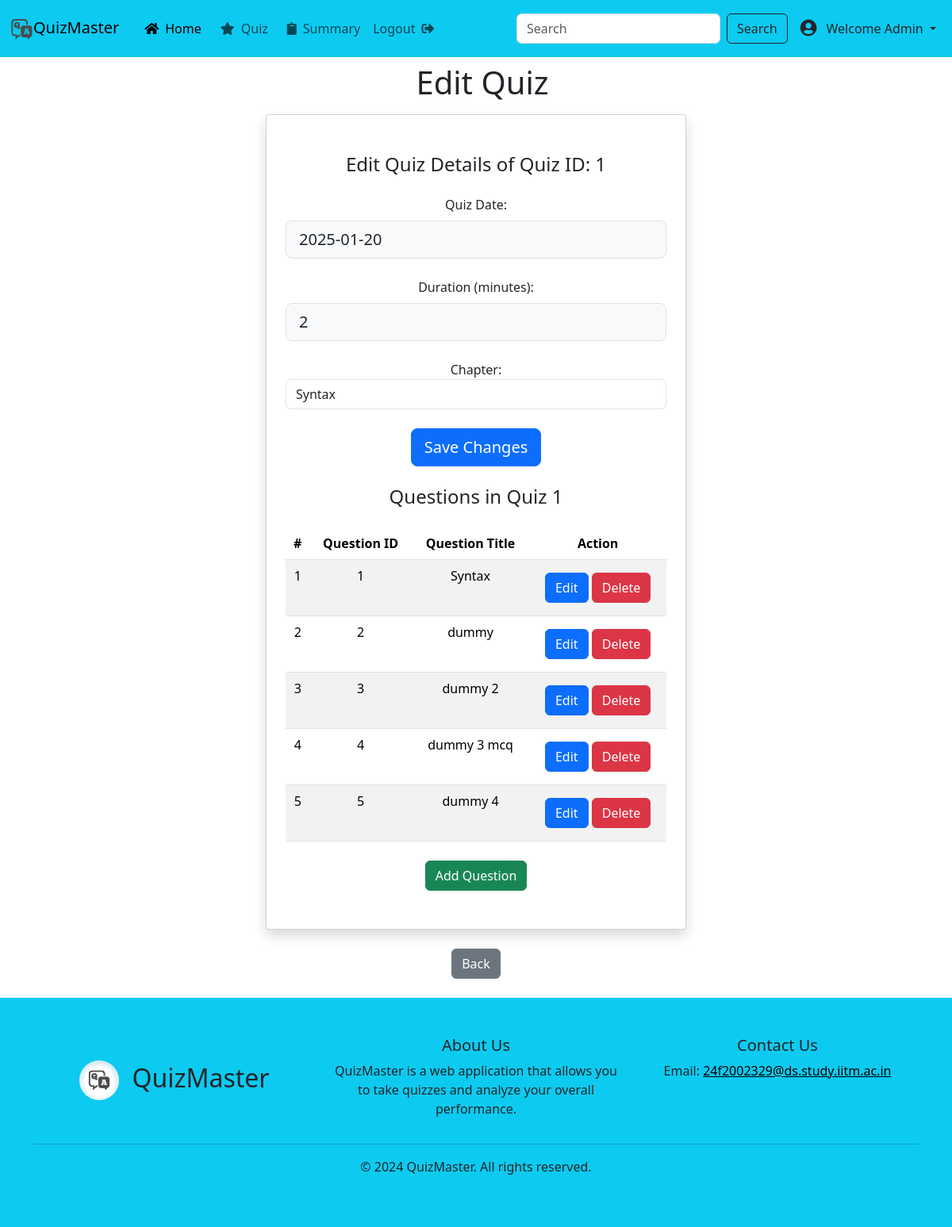
The page /admin/edit_quiz/1 (signed in) on the database as committed earlier.
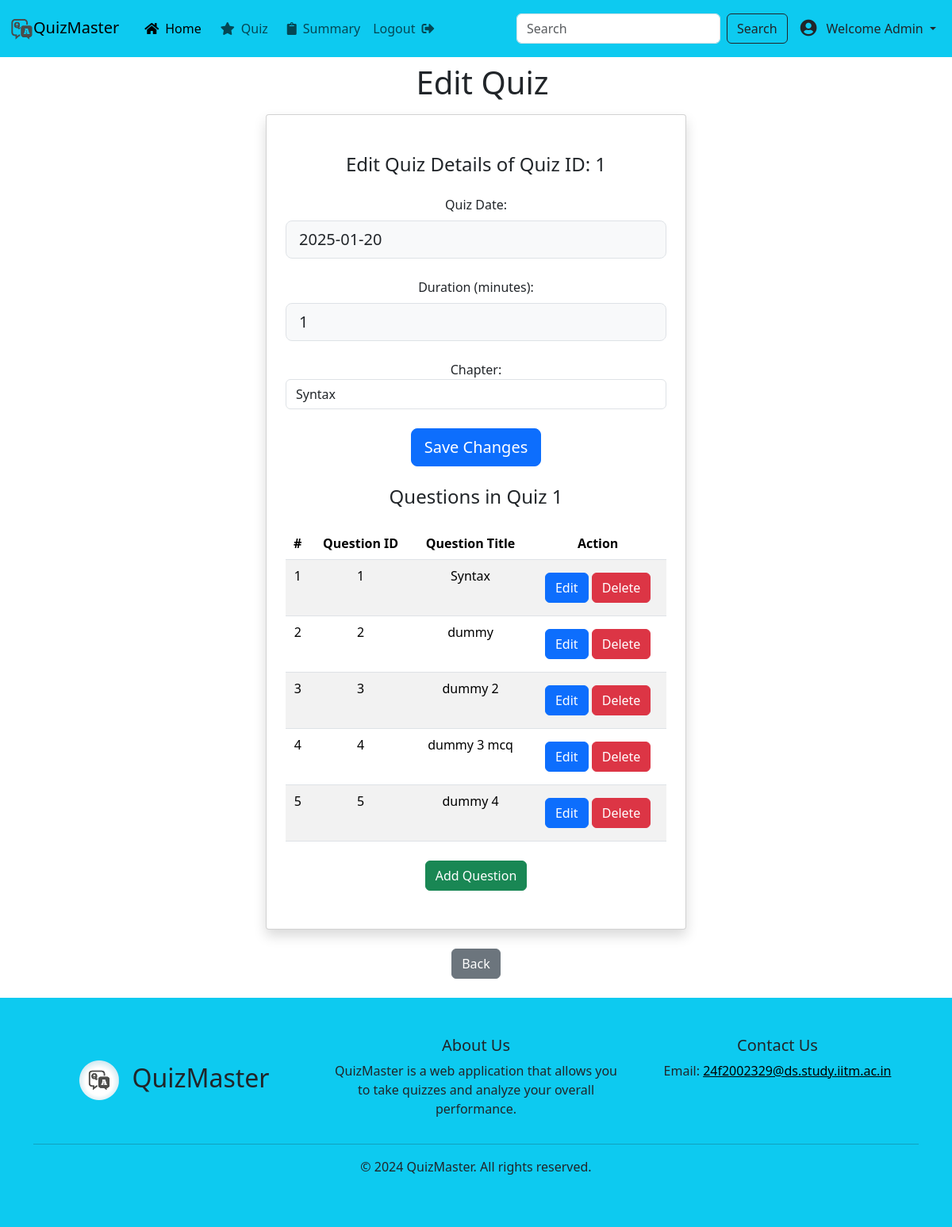
The same page on the database as committed later.
### app/models/models.py (models this page shows)
class Quiz(db.Model):
    id = db.Column(db.Integer, primary_key=True)
    quiz_date = db.Column(db.DateTime, nullable=True)
    duration = db.Column(db.Integer, nullable=False)
    status = db.Column(db.String(20), default='pending')
    chapter_id = db.Column(db.Integer, db.ForeignKey('chapter.id'), nullable=False)
    questions = db.relationship('Question', backref='quiz', lazy=True)

### app/routes/admin.py (the view, shortened to what this page needs)
@admin_blueprint.route('/edit_quiz/<int:quiz_id>', methods=['GET', 'POST'])
def edit_quiz(quiz_id):
    if session.get('role') != 'admin':
        return "Unauthorized", 403
    quiz = Quiz.query.get_or_404(quiz_id)  # Fetch full quiz object
    chapters = Chapter.query.all()
    questions = Question.query.filter_by(quiz_id=quiz_id).all()
    return render_template('admin/edit_quiz.html', quiz=quiz, chapters=chapters, questions=questions)

### app/templates/admin/edit_quiz.html (shortened to what this page needs)
{% extends "base.html" %}
{% block content %}
<section class="vh-90 content">
    <div class="container text-center">
        <div class="row">
            <h1 class="mx-2 my-2">Edit Quiz</h1>
            <div class="col-md-6 mx-auto">
                <div class="card mx-2 my-2 px-2 py-2 shadow ">
                    <div class="card-body">
                        <form action="{{ url_for('admin.edit_quiz', quiz_id=quiz.id) }}" method="POST">
                            <h4 class="mx-2 my-4">Edit Quiz Details of Quiz ID: {{ quiz.id}}</h4>
                            <div class="form-outline mb-4">
                                <label class="form-label" for="quiz_date">Quiz Date:</label>
                                <input type="datetime" id="quiz_date" name="quiz_date" class="form-control form-control-lg bg-light" name="quiz" value="{{ quiz.quiz_date.strftime('%Y-%m-%d') }}" required />
                            </div>
                            <div class="form-outline mb-4">
                                <label class="form-label" for="quiz_duration">Duration (minutes):</label>
                                <input type="number" id="quiz_duration" name="quiz_duration" class="form-control form-control-lg bg-light" value="{{ quiz.duration }}" required />
                            </div>
                            <div class="form-outline mb-4">
                                <label for="chapter">Chapter:</label>
                                <select class="form-control" id="chapter" name="chapter" required>
                                    {% for chapter in chapters %}
                                        <option value="{{ chapter.name }}">{{ chapter.name }}</option>
                                    {% endfor %}
                                </select>
                            </div>
                            <button type="submit" class="btn btn-primary btn-lg btn-block">Save Changes</button>
                        </form>
                        <div">
                            <h4 class="mx-2 my-4">Questions in Quiz {{ quiz.id }}</h4>
                            <table class="table table-striped table-hover">
                                <thead>
                                    <tr>
                                        <th>#</th>
                                        <th>Question ID</th>
                                        <th>Question Title</th>
                                        <th>Action</th>
                                    </tr>
                                </thead>
                                <tbody>
                                    {% for question in questions %}
                                    <tr>
                                        <td>{{ loop.index }}</td>
                                        <td>{{ question.id }}</td>
                                        <td>{{ question.title }}</td>
                                        <td>
                                            <a href="{{ url_for('admin.edit_question', question_id=question.id) }}" class="btn btn-primary my-2">Edit</a>
                                            <a href="{{ url_for('admin.delete_question', question_id=question.id) }}" class="btn btn-danger">Delete</a>
                                        </td>
                                    </tr>
                                    {% endfor %}
                                </tbody>
                            </table>
                            <div class="text-center my-4">
                                <a href="{{ url_for('admin.add_question', quiz_id=quiz.id) }}" class="btn btn-success">Add Question</a>
                            </div>
                        </div>
                    </div>
                </div>
                <div class="text-center">
                    <button onclick="history.back()" class="btn btn-secondary mt-3 mb-4">Back</button>
                </div>
            </div>
        </div>
</section>
{% endblock %}

Rows that differ between the two databases and show on the page:
changed Quiz id 1: quiz_duration "2" → "1"
